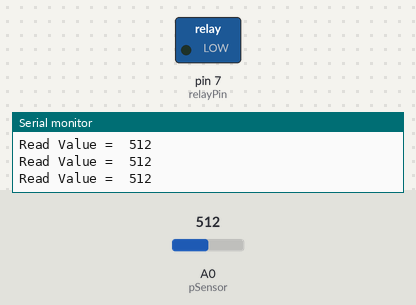
Bench run of a sketch on a simulated Arduino Uno, built with avr-gcc and run on an emulated ATmega328P. Parts: switched loads named in the sketch (green lamp = pin HIGH), the last lines printed to the serial monitor. Inputs (shaded band) come from the test bench; at power-on: A0 (pSensor) = 512.

Above: at 1.2 s.
1.3 s: A0 (pSensor) set to 591
2.8 s: A0 (pSensor) set to 618
At 4.0 s:
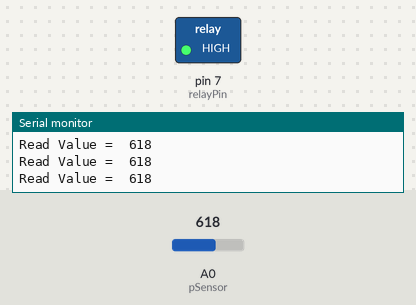
4.3 s: A0 (pSensor) set to 590
At 5.3 s:
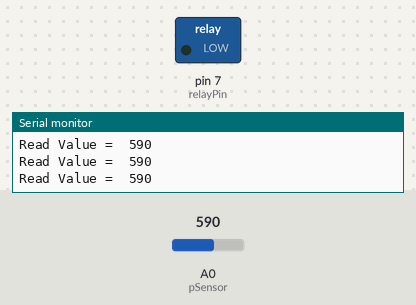
5.9 s: A0 (pSensor) set to 610
At 6.7 s:
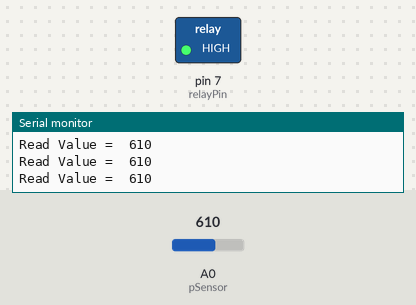
Timing chart, 0 to 8.5 s (numbered marks = the images above; inputs shaded):
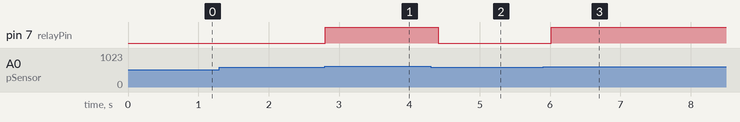

The sketch:

chapter-3.1.4.ino
```cpp
int pSensor = A0;                     // 조도센서 S핀 A0번에 연결
int relayPin = 7;                     // 릴레이 S(OUT)핀 7번에 연결

void setup() {
  Serial.begin(9600);
  pinMode(relayPin, OUTPUT);
}

void loop() {
  int readVal = analogRead(pSensor);  // A0 조도센서 값 readVal에 저장
  Serial.print("Read Value =  ");    // 시리얼 모니터에
  Serial.println(readVal);           // 시리얼 모니터에 조도센서 값 프린트
  if(readVal <= 600) {                // 조도센서 값이 600 이하이면(어두워지면)
    digitalWrite(relayPin, LOW);      // 릴레이 켜기
  }
  else {                              // 조도센서 값이 600 이상이 아니면(밝으면)
    digitalWrite(relayPin, HIGH);     // 릴레이 끄기
  }
  delay(200);
}
```

Measured:
- the behaviour switches between 600 and 601 on A0 (pSensor) (found by bisection; images 0 and 1)
- after the input at 2.8 s, pin 7 (relayPin): LOW → HIGH at once
- after the input at 4.3 s, pin 7 (relayPin): HIGH → LOW after 0.11 s
- after the input at 5.9 s, pin 7 (relayPin): LOW → HIGH after 0.11 s
